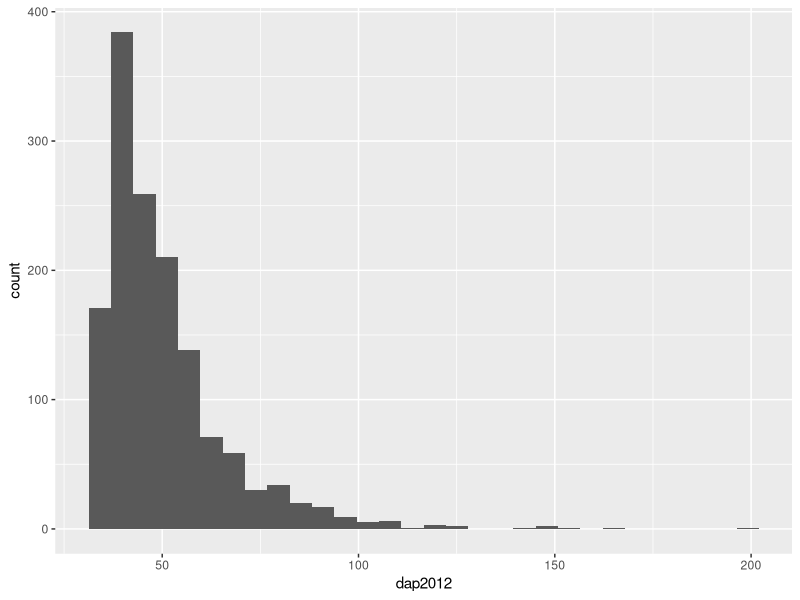
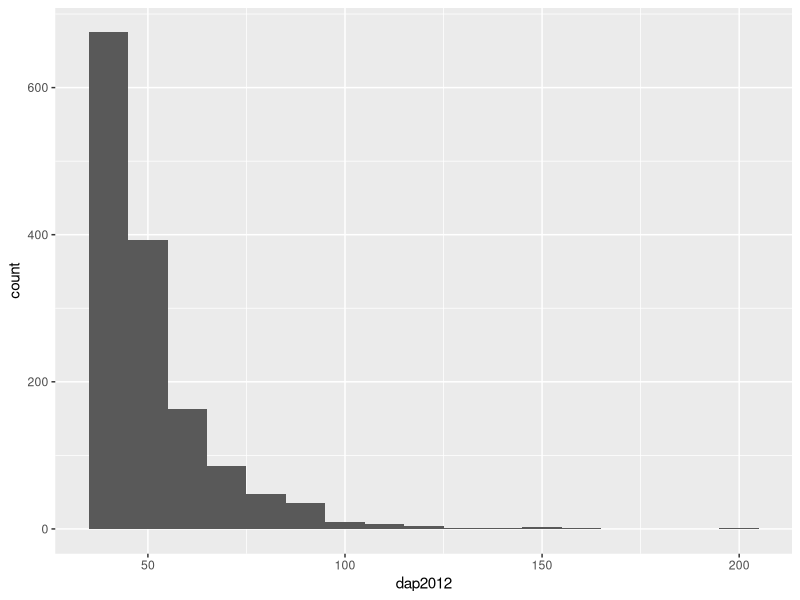
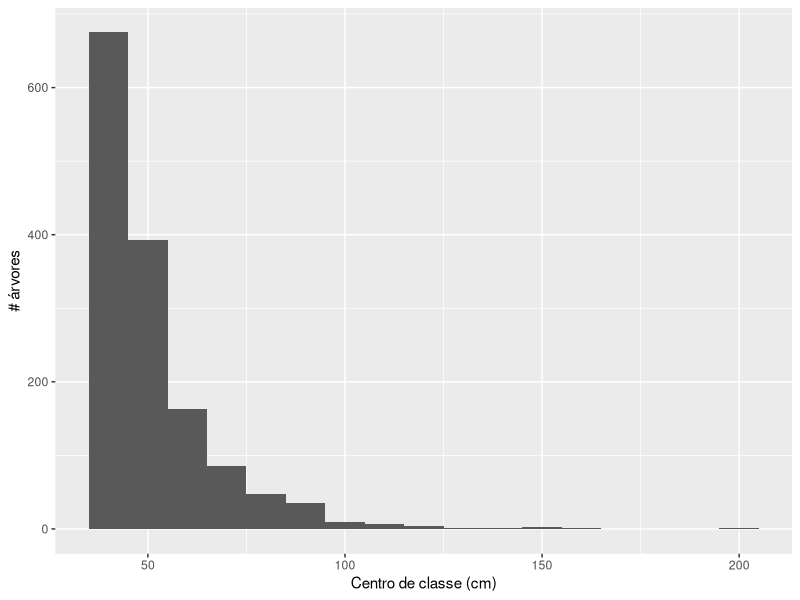
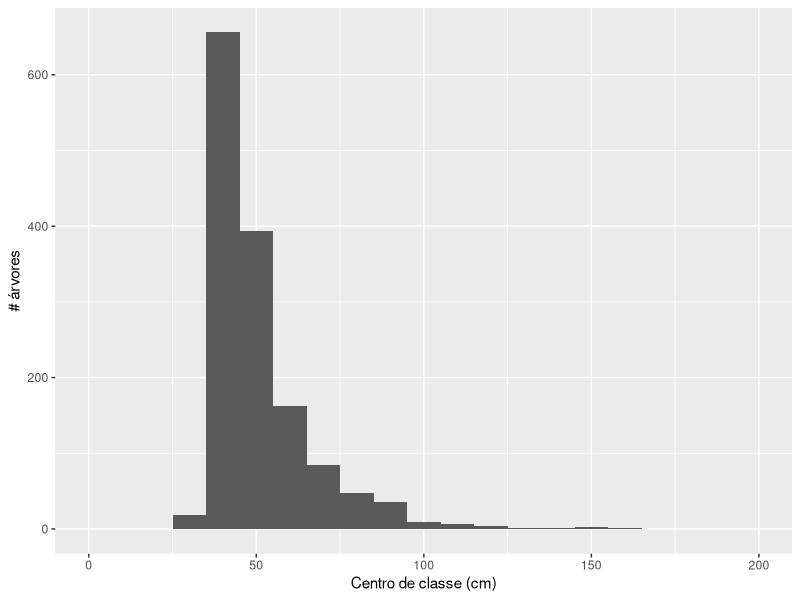
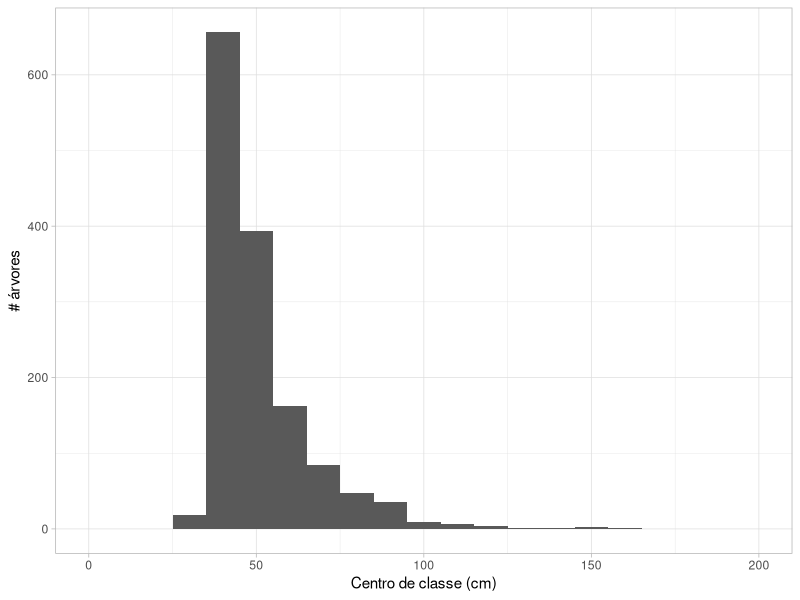
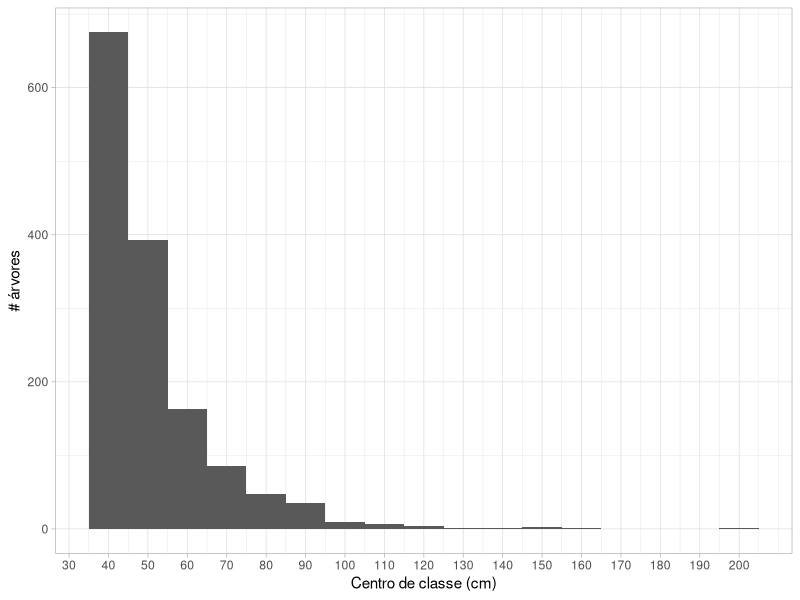
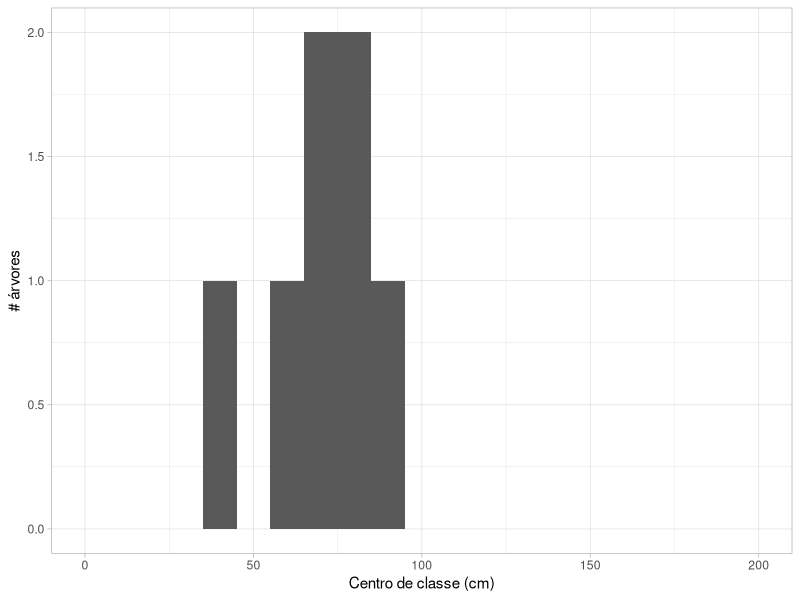
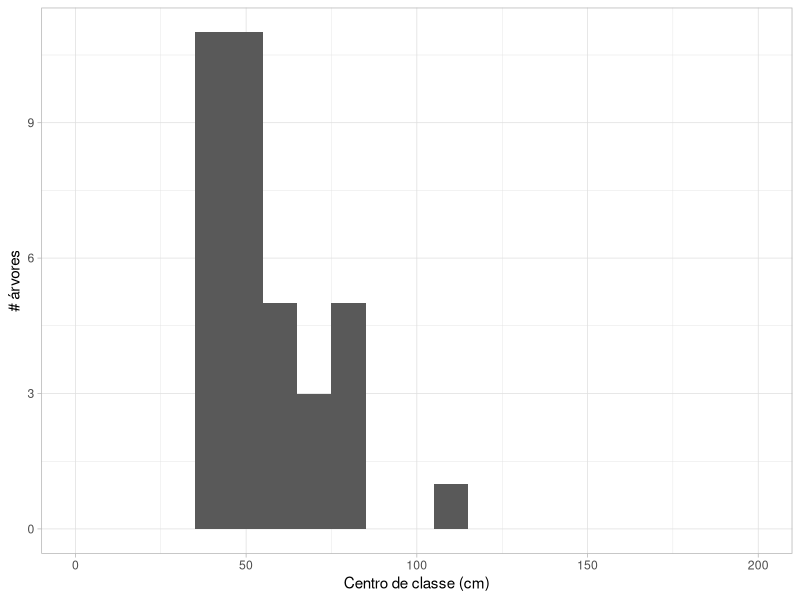

Reproduce these figures in R, in order. (Note: this script raises an error after producing the figures.)
require(magrittr)
require(dplyr)
require(ggplot2)


# Importar base de dados
inv = read.csv('inventario2012.csv')
names(inv)
max(inv$dap2012)

# Criar histograma no ggplot
ggplot(inv) + geom_histogram(aes(dap2012))


# Ajustar breaks para 10 cm
ggplot(inv) + geom_histogram(aes(dap2012), binwidth = 10)

# Ajustar nome dos eixos
ggplot(inv) + geom_histogram(aes(dap2012), binwidth = 10) + 
  xlab('Centro de classe (cm)') + ylab('# árvores')

# Ajustar limite do eixo-x
ggplot(inv) + geom_histogram(aes(dap2012), binwidth = 10) + 
  xlab('Centro de classe (cm)') + ylab('# árvores') + xlim(0, 200)

# Ajustar tema
ggplot(inv) + geom_histogram(aes(dap2012), binwidth = 10) + 
  xlab('Centro de classe (cm)') + ylab('# árvores') + xlim(0, 200) +
  theme_light()

# Ajustar intervalo no eixo x

ggplot(inv) + geom_histogram(aes(dap2012), binwidth = 10) + 
  xlab('Centro de classe (cm)') + ylab('# árvores') + 
  theme_light() + scale_x_continuous(breaks = seq(0, 200, 10))

# Um gráfico para cada espécie

for(sp in unique(inv$cientifico)){
  invTemp = inv %>% filter(cientifico == sp)
  png(paste('./plot/',sp,'.png', sep = ""), width = 10, height = 7, units = 'cm', res = 72)
  g = ggplot(invTemp) + geom_histogram(aes(dap2012), binwidth = 10) + 
    xlab('Centro de classe (cm)') + ylab('# árvores') + xlim(0, 200) +
    theme_light() 
  print(g)
  dev.off()
}

